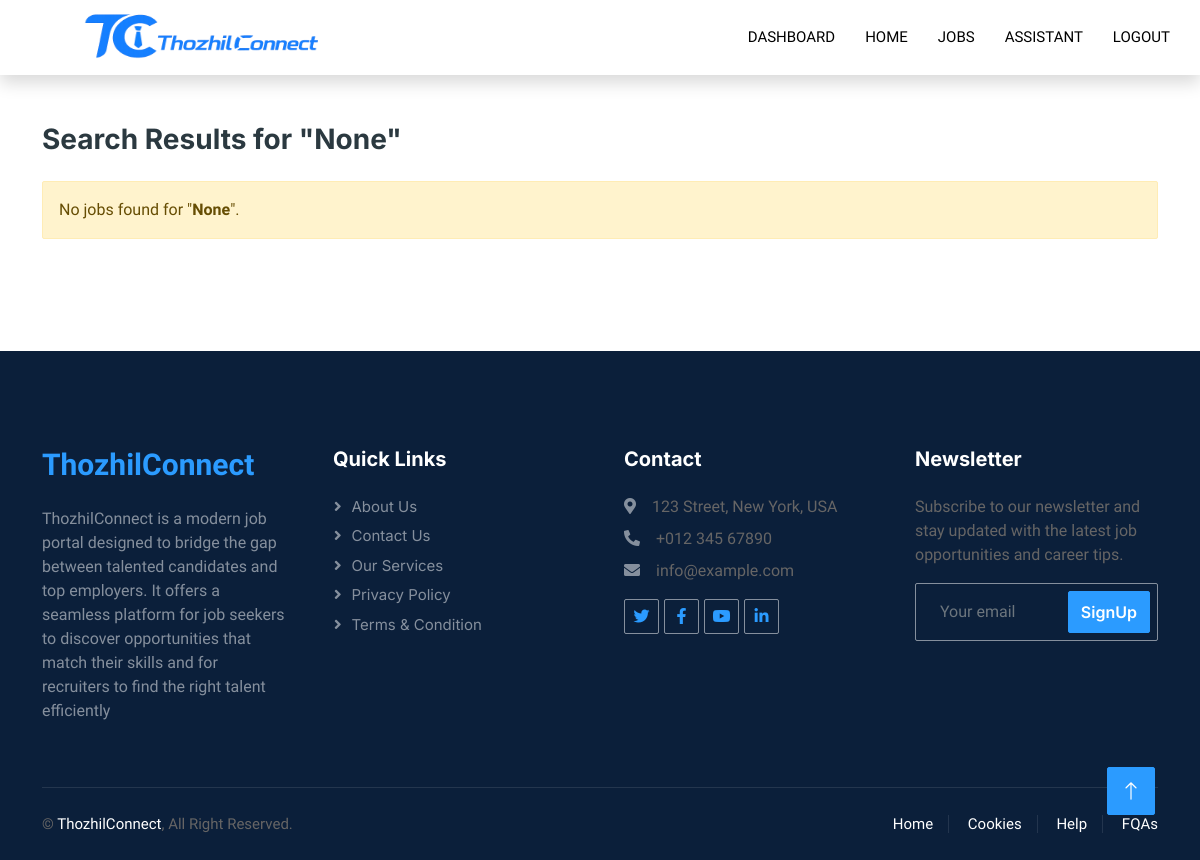
/jobs/search (signed in), run on an earlier commit of the app's database.
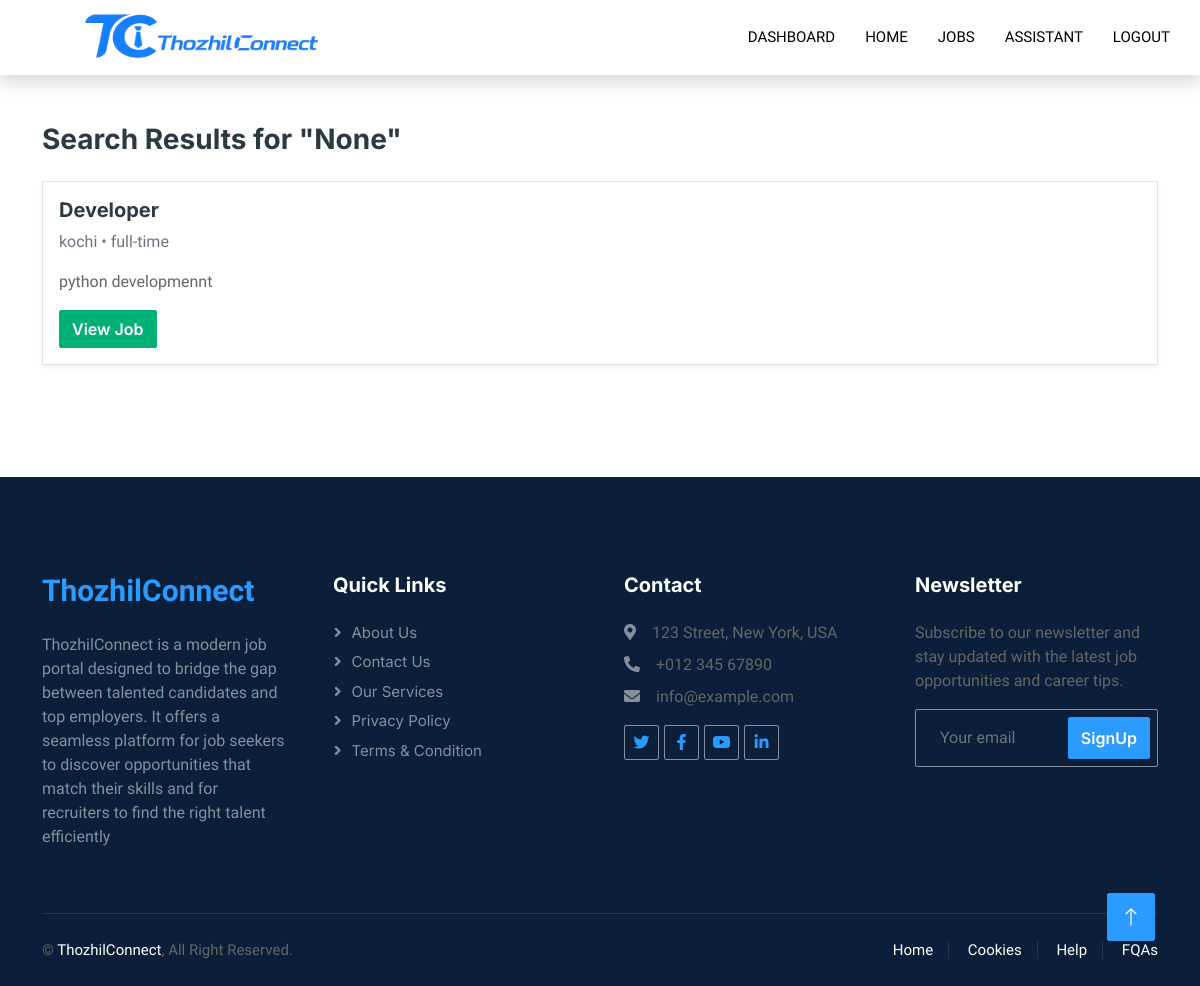
And on a later commit of the database.
### jobs/models.py (models this page shows, shortened)
class Job(models.Model):
    job_types_choices = [("full-time", "Full Time"),
                         ("part-time", "Part Time"),]
    experiences_choices = [ ("0-1", "0-1 Years"),
                    ("1-3", "1-3 Years"),
                    ("3-5", "3-5 Years"),
                    ("5+", "5+ Years"),]
    status_choices = [('available','available'),('closed','closed')]
    job_title = models.CharField(max_length=100)
    description = models.TextField()
    location = models.CharField(max_length=50)
    salary = models.IntegerField()
    requirements = models.TextField()
    category = models.ForeignKey(Category,on_delete=models.CASCADE,related_name='jobs')
    recruiter = models.ForeignKey(RecruiterProfile,on_delete=models.CASCADE,related_name='jobs')
    job_type = models.CharField(max_length=20, choices=job_types_choices)
    experience = models.CharField(max_length=20 , choices=experiences_choices)
    status = models.CharField(max_length=20,choices=status_choices)
    created_at = models.DateTimeField(auto_now_add=True)
    updated_at = models.DateTimeField(auto_now=True)

### jobs/views.py (the view, shortened to what this page needs)
# urls.py: path('search',views.SearchView.as_view(),name="search"),
class SearchView(View):
    def get(self, request):
        if not request.user.is_authenticated:
            return redirect('account:userlogin')
        if request.user.user_type != 'candidate':
            messages.warning(request, "Only candidates can search jobs.")
            return redirect('home')
        jobs = Job.objects.filter(status='available')
        search = request.GET.get('search')
        context = {'jobs': jobs,'search':search}
        return render(request, 'search.html', context)

### templates/search.html
{% extends 'base.html' %}
{% block content %}
<div class="container py-5">
    <h3 class="mb-4">
        Search Results for "{{ search }}"
    </h3>
    {% if jobs %}
        {% for job in jobs %}
        <div class="card shadow-sm mb-3">
            <div class="card-body">
                <h5>{{ job.job_title }}</h5>
                <p class="text-muted">
                    {{ job.location }} • {{ job.job_type }}
                </p>
                <p>{{ job.description|truncatewords:20 }}</p>
                <a href="{% url 'jobs:jobdetails' job.id %}"
                   class="btn btn-primary">
                    View Job
                </a>
            </div>
        </div>
        {% endfor %}
    {% else %}
        <div class="alert alert-warning">
            No jobs found for "<strong>{{ search }}</strong>".
        </div>
    {% endif %}
</div>
{% endblock %}

What changed in the data, as far as the page shows it:
added Job: job_title "Developer", location "kochi", job_type "full-time", description "python developmennt"
Also different on the page:
{{ search }}: "None" → (not shown)
text no longer shown: "No jobs found for \" \"."
